Frame 1 (no input): blank canvas, image omitted
Frame 60 (the mouse pressed at the canvas centre just before this capture): blank canvas, image omitted
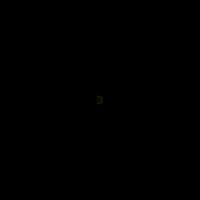
Frame 120 (the mouse held since frame 60 and released just before this capture)

The Processing sketch whose frames 1 and 60 were blank and that drew this single picture after the mouse press (run headless with seeded random() and noise(); from frame 60 on, the mouse is pressed at the canvas centre):

// Processing sketch: processing_135727
// ── processing_135727.pde

float r = 2;
float theta = 0;
float beta = 0;
float back = 0;

void setup() {
  size(200, 200);
  background(0);
  smooth();
}

void draw() {
  float x = r * cos(theta); //polar to cartesian conversion
  float y = r * sin(beta);

  noStroke();
  fill(back+200, back+255, back+50, 25);
  ellipse(x+width/2, y+height/2, r/5, r/5);

  theta += 0.02; //increment angle
  beta += 1;
  r+=0.02;
  println(x);
  
if(x>=100){
  background(0);
  r=2;
  
}

}
